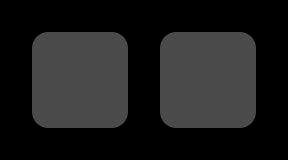

The image is a tile-based game level rendered from a .tmx file. Its description and complete source (layers, tilesets, objects, tile grids) follow:
An orthogonal 9x5 tile map with 32x32 px tiles, 4 tile layers (grid, walls, zonemap, cellrounded) and 4 objects (2x portal, player, goal).

<map version="1.0" orientation="orthogonal" width="9" height="5" tilewidth="32" tileheight="32">
 <properties>
  <property name="_mode" value="" />
  <property name="_title" value="test" />
  <property name="_zone" value="" />
 </properties>
 <tileset firstgid="1" name="cells" tilewidth="32" tileheight="32">
  <image source="../cells.png" trans="ff00ff" width="128" height="384" />
 </tileset>
 <layer name="grid" width="9" height="5">
  <data>
   <tile gid="16" />
   <tile gid="16" />
   <tile gid="16" />
   <tile gid="16" />
   <tile gid="16" />
   <tile gid="16" />
   <tile gid="16" />
   <tile gid="16" />
   <tile gid="16" />
   <tile gid="16" />
   <tile gid="1" />
   <tile gid="1" />
   <tile gid="1" />
   <tile gid="16" />
   <tile gid="1" />
   <tile gid="1" />
   <tile gid="1" />
   <tile gid="16" />
   <tile gid="16" />
   <tile gid="1" />
   <tile gid="1" />
   <tile gid="1" />
   <tile gid="16" />
   <tile gid="1" />
   <tile gid="1" />
   <tile gid="1" />
   <tile gid="16" />
   <tile gid="16" />
   <tile gid="1" />
   <tile gid="1" />
   <tile gid="1" />
   <tile gid="16" />
   <tile gid="1" />
   <tile gid="1" />
   <tile gid="1" />
   <tile gid="16" />
   <tile gid="16" />
   <tile gid="16" />
   <tile gid="16" />
   <tile gid="16" />
   <tile gid="16" />
   <tile gid="16" />
   <tile gid="16" />
   <tile gid="16" />
   <tile gid="16" />
  </data>
 </layer>
 <layer name="walls" width="9" height="5">
  <data>
   <tile gid="0" />
   <tile gid="0" />
   <tile gid="0" />
   <tile gid="0" />
   <tile gid="0" />
   <tile gid="0" />
   <tile gid="0" />
   <tile gid="0" />
   <tile gid="0" />
   <tile gid="0" />
   <tile gid="0" />
   <tile gid="0" />
   <tile gid="0" />
   <tile gid="0" />
   <tile gid="0" />
   <tile gid="0" />
   <tile gid="0" />
   <tile gid="0" />
   <tile gid="0" />
   <tile gid="0" />
   <tile gid="0" />
   <tile gid="0" />
   <tile gid="0" />
   <tile gid="0" />
   <tile gid="0" />
   <tile gid="0" />
   <tile gid="0" />
   <tile gid="0" />
   <tile gid="0" />
   <tile gid="0" />
   <tile gid="0" />
   <tile gid="0" />
   <tile gid="0" />
   <tile gid="0" />
   <tile gid="0" />
   <tile gid="0" />
   <tile gid="0" />
   <tile gid="0" />
   <tile gid="0" />
   <tile gid="0" />
   <tile gid="0" />
   <tile gid="0" />
   <tile gid="0" />
   <tile gid="0" />
   <tile gid="0" />
  </data>
 </layer>
 <layer name="zonemap" width="9" height="5">
  <data>
   <tile gid="0" />
   <tile gid="0" />
   <tile gid="0" />
   <tile gid="0" />
   <tile gid="0" />
   <tile gid="0" />
   <tile gid="0" />
   <tile gid="0" />
   <tile gid="0" />
   <tile gid="0" />
   <tile gid="0" />
   <tile gid="0" />
   <tile gid="0" />
   <tile gid="0" />
   <tile gid="0" />
   <tile gid="0" />
   <tile gid="0" />
   <tile gid="0" />
   <tile gid="0" />
   <tile gid="0" />
   <tile gid="0" />
   <tile gid="0" />
   <tile gid="0" />
   <tile gid="0" />
   <tile gid="0" />
   <tile gid="0" />
   <tile gid="0" />
   <tile gid="0" />
   <tile gid="0" />
   <tile gid="0" />
   <tile gid="0" />
   <tile gid="0" />
   <tile gid="0" />
   <tile gid="0" />
   <tile gid="0" />
   <tile gid="0" />
   <tile gid="0" />
   <tile gid="0" />
   <tile gid="0" />
   <tile gid="0" />
   <tile gid="0" />
   <tile gid="0" />
   <tile gid="0" />
   <tile gid="0" />
   <tile gid="0" />
  </data>
 </layer>
 <layer name="cellrounded" width="9" height="5">
  <data>
   <tile gid="0" />
   <tile gid="0" />
   <tile gid="0" />
   <tile gid="0" />
   <tile gid="0" />
   <tile gid="0" />
   <tile gid="0" />
   <tile gid="0" />
   <tile gid="0" />
   <tile gid="0" />
   <tile gid="17" />
   <tile gid="0" />
   <tile gid="18" />
   <tile gid="0" />
   <tile gid="17" />
   <tile gid="0" />
   <tile gid="18" />
   <tile gid="0" />
   <tile gid="0" />
   <tile gid="0" />
   <tile gid="0" />
   <tile gid="0" />
   <tile gid="0" />
   <tile gid="0" />
   <tile gid="0" />
   <tile gid="0" />
   <tile gid="0" />
   <tile gid="0" />
   <tile gid="19" />
   <tile gid="0" />
   <tile gid="20" />
   <tile gid="0" />
   <tile gid="19" />
   <tile gid="0" />
   <tile gid="20" />
   <tile gid="0" />
   <tile gid="0" />
   <tile gid="0" />
   <tile gid="0" />
   <tile gid="0" />
   <tile gid="0" />
   <tile gid="0" />
   <tile gid="0" />
   <tile gid="0" />
   <tile gid="0" />
  </data>
 </layer>
 <objectgroup name="players" width="9" height="5">
  <object type="player" x="46" y="77" />
 </objectgroup>
 <objectgroup name="enemies" width="9" height="5" />
 <objectgroup name="items" width="9" height="5">
  <object type="goal" x="239" y="77" />
 </objectgroup>
 <objectgroup name="powerups" width="9" height="5" />
 <objectgroup name="portals" width="9" height="5">
  <object type="portal" x="111" y="78">
   <ellipse />
  </object>
  <object type="portal" x="176" y="79">
   <ellipse />
  </object>
 </objectgroup>
 <objectgroup name="cells" width="9" height="5" />
</map>
